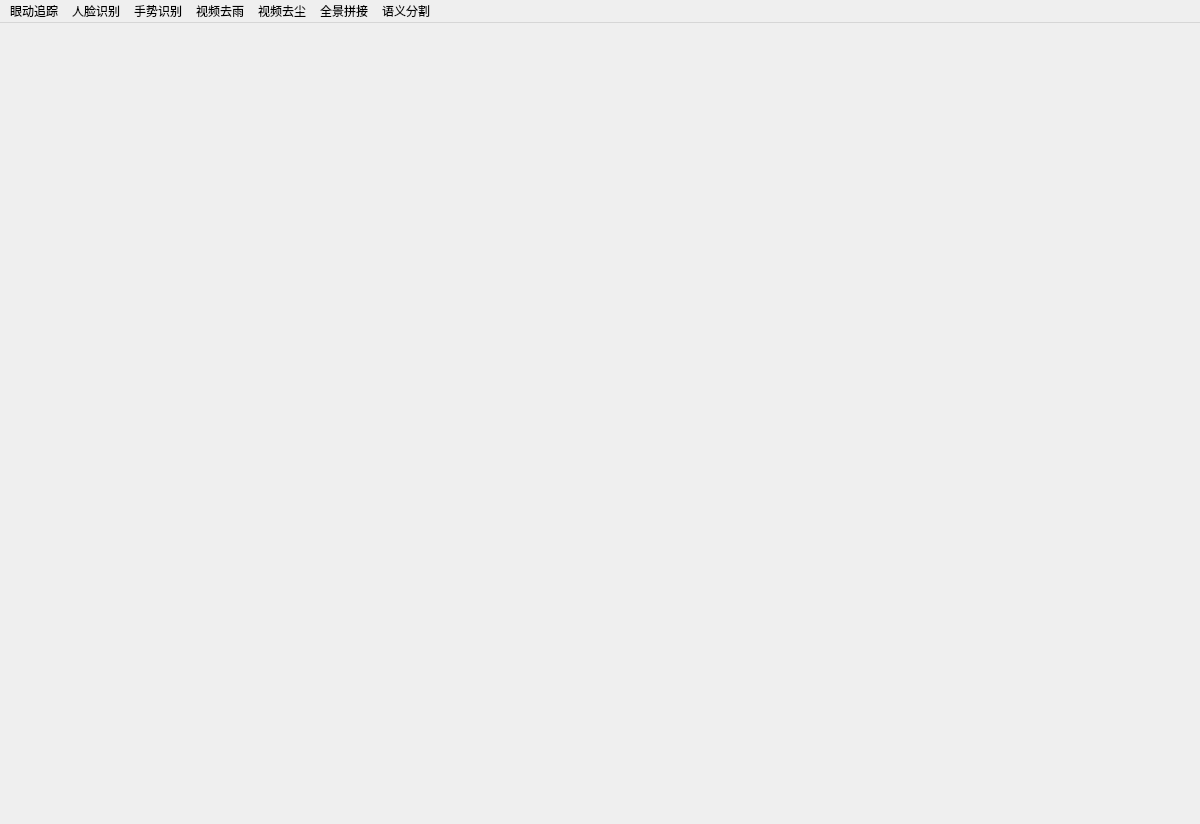
<?xml version="1.0" encoding="UTF-8"?>
<ui version="4.0">
 <class>MainWindow</class>
 <widget class="QMainWindow" name="MainWindow">
  <property name="geometry">
   <rect>
    <x>0</x>
    <y>0</y>
    <width>1200</width>
    <height>824</height>
   </rect>
  </property>
  <property name="minimumSize">
   <size>
    <width>0</width>
    <height>0</height>
   </size>
  </property>
  <property name="maximumSize">
   <size>
    <width>1200</width>
    <height>824</height>
   </size>
  </property>
  <property name="windowTitle">
   <string>智慧座舱_v0</string>
  </property>
  <widget class="QWidget" name="centralwidget">
   <property name="maximumSize">
    <size>
     <width>1200</width>
     <height>800</height>
    </size>
   </property>
   <layout class="QVBoxLayout" name="verticalLayout">
    <property name="spacing">
     <number>12</number>
    </property>
    <item>
     <widget class="QLabel" name="banner1">
      <property name="text">
       <string/>
      </property>
      <property name="pixmap">
       <pixmap>../source/e-coc.jpeg</pixmap>
      </property>
     </widget>
    </item>
    <item>
     <widget class="QLabel" name="banner2">
      <property name="text">
       <string/>
      </property>
      <property name="pixmap">
       <pixmap>../source/ivi.jpeg</pixmap>
      </property>
     </widget>
    </item>
   </layout>
  </widget>
  <widget class="QMenuBar" name="menubar">
   <property name="geometry">
    <rect>
     <x>0</x>
     <y>0</y>
     <width>1200</width>
     <height>24</height>
    </rect>
   </property>
   <widget class="QMenu" name="menu">
    <property name="title">
     <string>眼动追踪</string>
    </property>
    <addaction name="actioneyetrack"/>
   </widget>
   <widget class="QMenu" name="menu_2">
    <property name="title">
     <string>人脸识别</string>
    </property>
    <addaction name="actionfacerec"/>
   </widget>
   <widget class="QMenu" name="menu_3">
    <property name="title">
     <string>手势识别</string>
    </property>
    <addaction name="actiongesture"/>
   </widget>
   <widget class="QMenu" name="menu_4">
    <property name="title">
     <string>视频去雨</string>
    </property>
    <addaction name="actionderain"/>
   </widget>
   <widget class="QMenu" name="menu_5">
    <property name="title">
     <string>视频去尘</string>
    </property>
    <addaction name="actiondehaze"/>
   </widget>
   <widget class="QMenu" name="menu_6">
    <property name="title">
     <string>全景拼接</string>
    </property>
    <addaction name="actionimglink"/>
   </widget>
   <widget class="QMenu" name="menu_7">
    <property name="title">
     <string>语义分割</string>
    </property>
    <addaction name="actionsemantic"/>
   </widget>
   <addaction name="menu"/>
   <addaction name="menu_2"/>
   <addaction name="menu_3"/>
   <addaction name="menu_4"/>
   <addaction name="menu_5"/>
   <addaction name="menu_6"/>
   <addaction name="menu_7"/>
  </widget>
  <action name="actionderain">
   <property name="text">
    <string>derain</string>
   </property>
  </action>
  <action name="actiondehaze">
   <property name="text">
    <string>dehaze</string>
   </property>
  </action>
  <action name="actioneyetrack">
   <property name="text">
    <string>eyetrack</string>
   </property>
  </action>
  <action name="actionfacerec">
   <property name="text">
    <string>facerec</string>
   </property>
  </action>
  <action name="actiongesture">
   <property name="text">
    <string>gesture</string>
   </property>
  </action>
  <action name="actionimglink">
   <property name="text">
    <string>imglink</string>
   </property>
  </action>
  <action name="actionsemantic">
   <property name="text">
    <string>semantic</string>
   </property>
  </action>
 </widget>
 <resources/>
 <connections/>
</ui>
